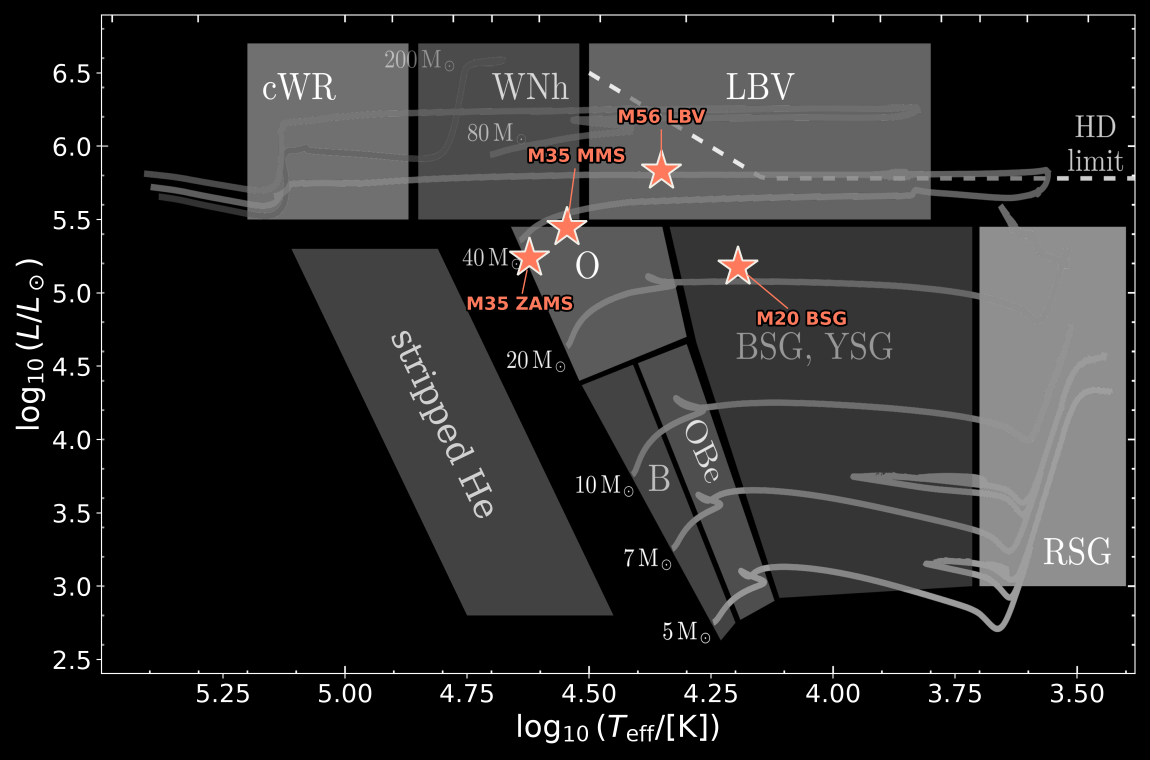
#> input picture hrd_3d_dark_vet.png, 2300 x 1520 px, given in place of paper_fig4.png, which was not available (shown at 1/2 size)
$ python dark_paper_fig4.py ../../../../../../..
#> lines starting #> are read from the running program, lines starting #| are printed output that depends on the picture; after the words box and inside, x2 and y2 are one past the last pixel; in counts of white or black regions, pixels touching at a corner belong together
"""Dark version of Ma+2026 Fig. 4 (raster crop img/paper_fig4.png -> img/paper_fig4_dark.png).

The three image panels and the three colour bars (body + extend triangles) keep their pixels
exactly; everything outside them (white background, black text, axes frames, ticks) is
inverted (255 - v), so the page shows it white on black.  Panel / colour-bar interiors are
found as the large regions enclosed by the figure's dark neutral outlines (axes frames,
colour-bar outlines), i.e. not reachable from the image border through light pixels.

usage: python3 dark_paper_fig4.py [PAGEDIR]   (default /resnick/home/jingze/ATHENAK/pages/bsg_li_caltech)
"""
import sys

import numpy as np
from PIL import Image
from scipy import ndimage as ndi

pd = (sys.argv[1] if len(sys.argv) > 1 else '/resnick/home/jingze/ATHENAK/pages/bsg_li_caltech').rstrip('/')
src, dst = pd + '/img/paper_fig4.png', pd + '/img/paper_fig4_dark.png'
im = Image.open(src).convert('RGB')
a = np.asarray(im).astype(np.int16)
mx, mn = a.max(axis=2), a.min(axis=2)
gray = a.mean(axis=2)
# dark neutral pixels = text, frames, outlines (low saturation, not light)
line = ((mx - mn) < 40) & (gray < 200)
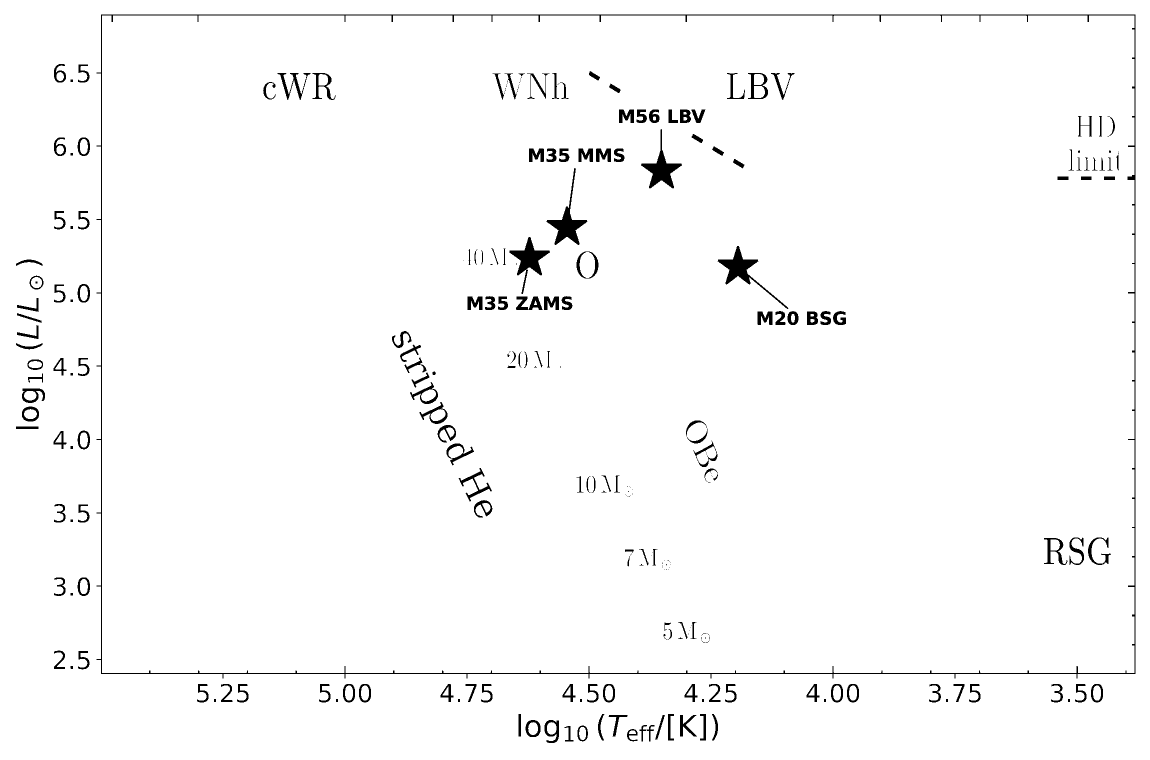
#> line: shape (1520, 2300) bool (shown at 1/2 size); 97.8% white; 279 black regions (90 under 20 px), largest, box (x1, y1, x2, y2) and area: (193, 29, 2271, 1357) 15203, (1435, 492, 1577, 618) 2805, (1093, 336, 1175, 490) 2765
# candidate interiors: everything that is not line; drop the part connected to the image border
lab, nl = ndi.label(~line)
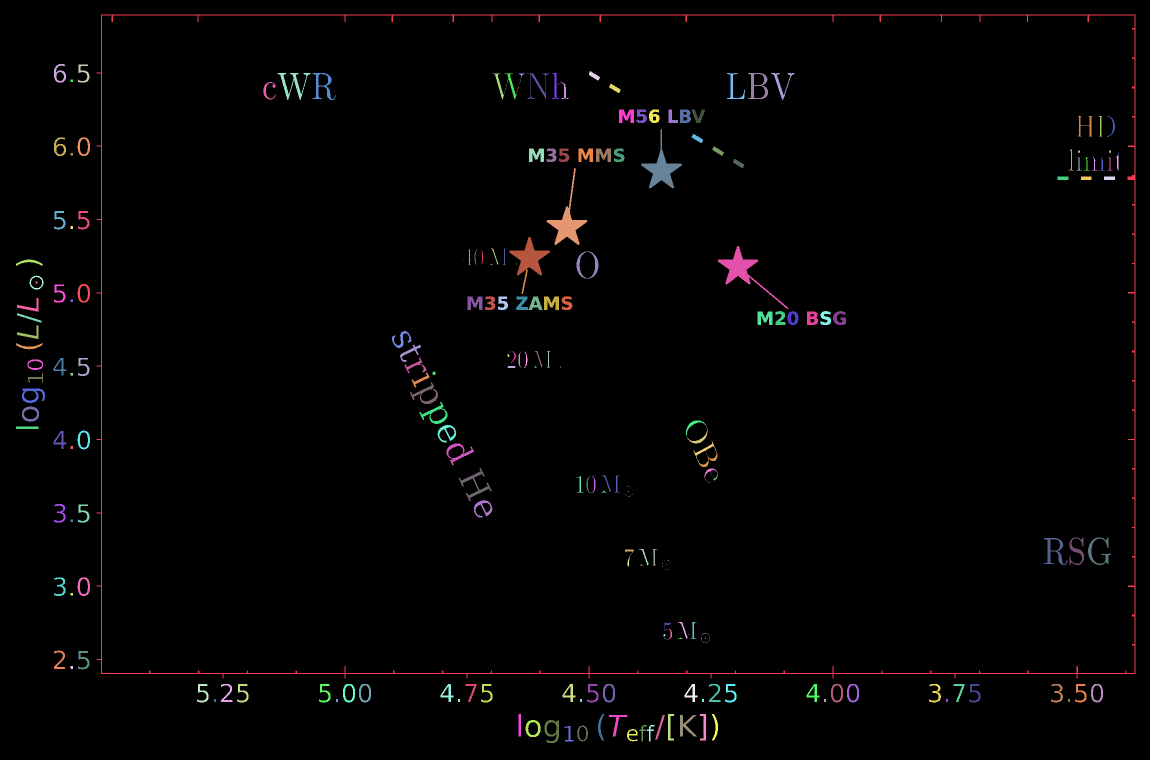
#> lab: shape (1520, 2300) int32 (shown at 1/2 size); 352 distinct labels, from 0 to 351; one colour per label, 0 black
#> nl = 351
border = np.unique(np.concatenate([lab[0], lab[-1], lab[:, 0], lab[:, -1]]))
#> border = [0]
border = border[border > 0]
#> border = empty array
cand = (lab > 0) & ~np.isin(lab, border)
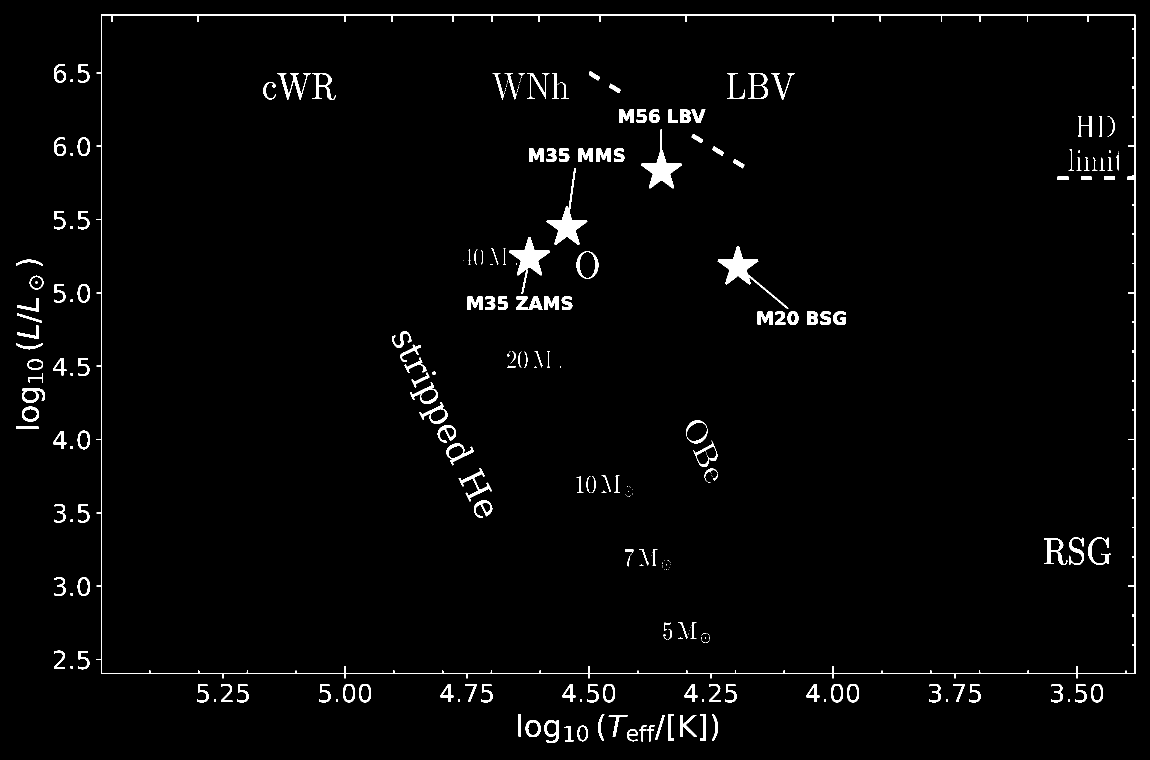
#> cand: shape (1520, 2300) bool (shown at 1/2 size); 2.2% white; 279 white regions (90 under 20 px), largest, box (x1, y1, x2, y2) and area: (193, 29, 2271, 1357) 15203, (1435, 492, 1577, 618) 2805, (1093, 336, 1175, 490) 2765
# keep only large enclosed regions (panels ~ 1e5 px, colour bars ~ 1e4 px; letter holes < 1e3)
lab2, n2 = ndi.label(cand)
#> n2 = 351
sizes = ndi.sum(cand, lab2, index=np.arange(1, n2 + 1))
#> sizes = 351 values, max 15203 at index 0, min 1 at index 23, mean 218.2
big = np.flatnonzero(sizes > 3000) + 1
#> big = [1]
keep = np.zeros_like(cand)
for k in big:
    keep |= ndi.binary_fill_holes(lab2 == k)   # restore any neutral pixels inside a panel
#> this loop made 1 pass
#> pass 1, `keep |= ndi.binary_fill_holes(lab2 == k)`:
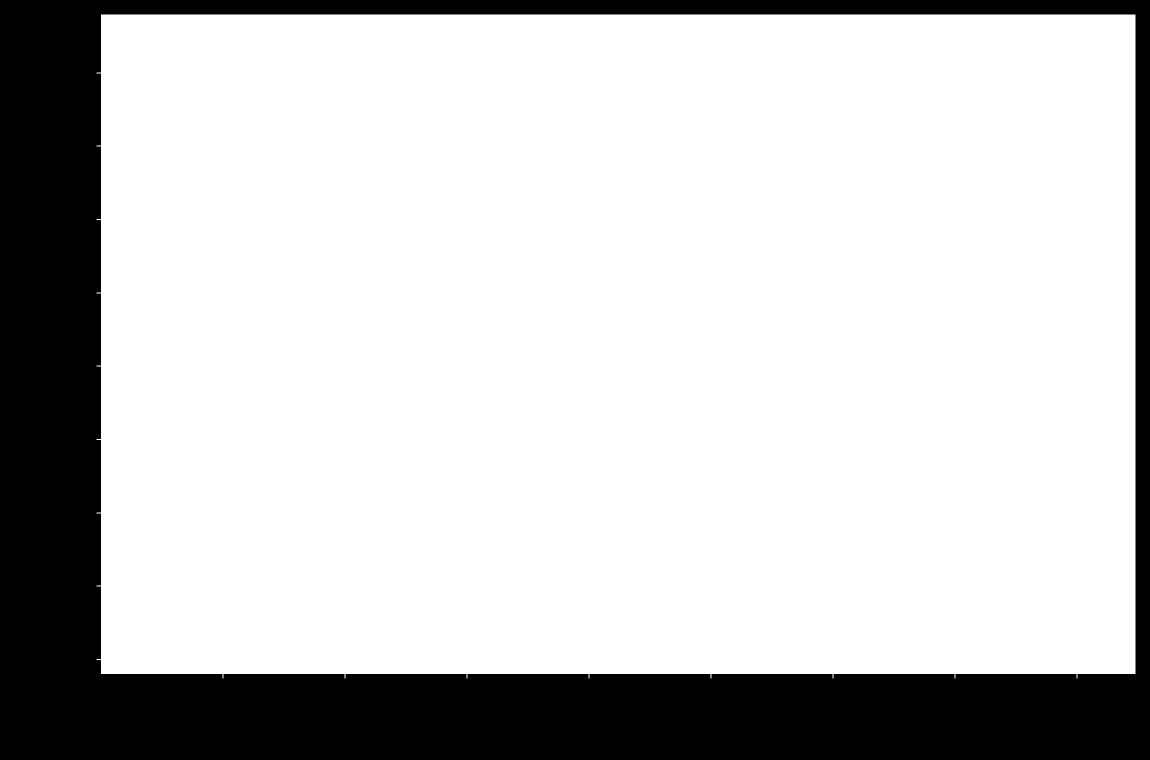
#> keep: shape (1520, 2300) bool (shown at 1/2 size); 78.1% white; 1 black region, box (x1, y1, x2, y2) and area: (0, 0, 2300, 1520) 766683
objs = ndi.find_objects(ndi.label(keep)[0])
#> objs = 1 item
print('kept regions (x0, x1, y0, y1, px):')
for s in objs:
    print('  ', s[1].start, s[1].stop, s[0].start, s[0].stop, int(keep[s].sum()))
#> (the run stopped early here; a loop or call above may not have finished)

$ run again, on hrd_3d_dark_vet_transparent.png
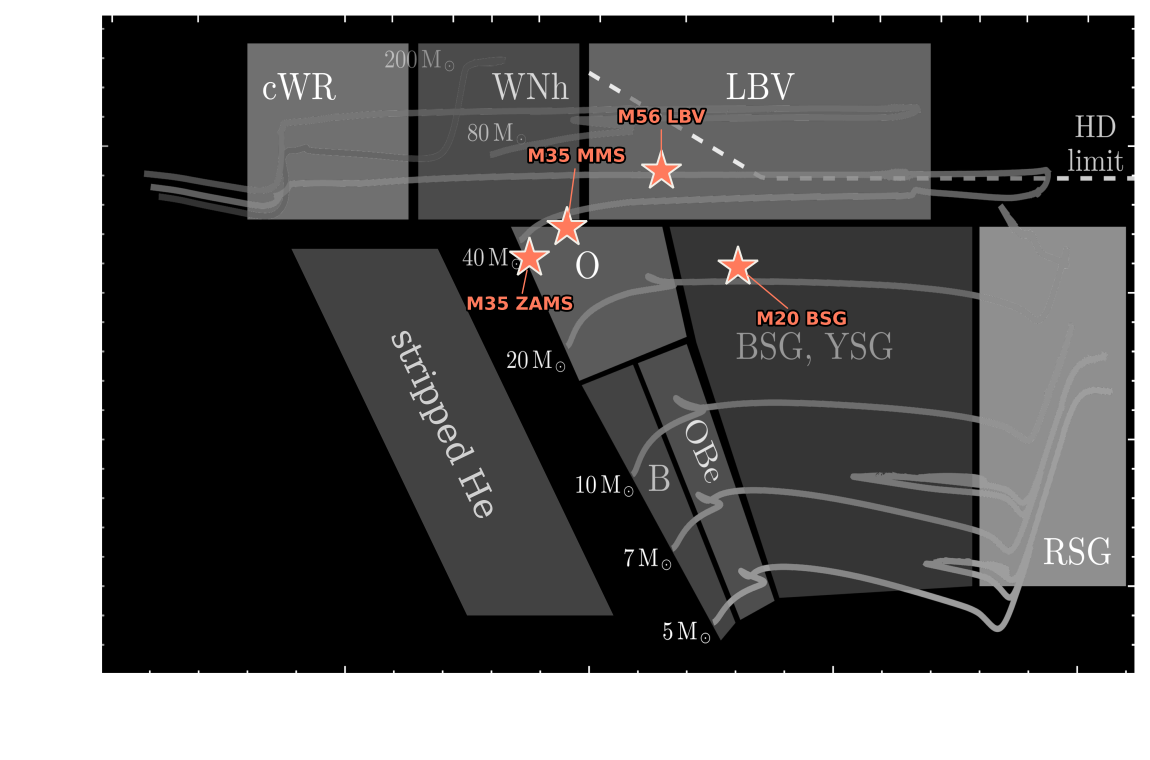
#> input picture hrd_3d_dark_vet_transparent.png, 2300 x 1520 px, given in place of paper_fig4.png, which was not available (shown at 1/2 size)
#> `line = ((mx - mn) < 40) & (gray < 200)`:
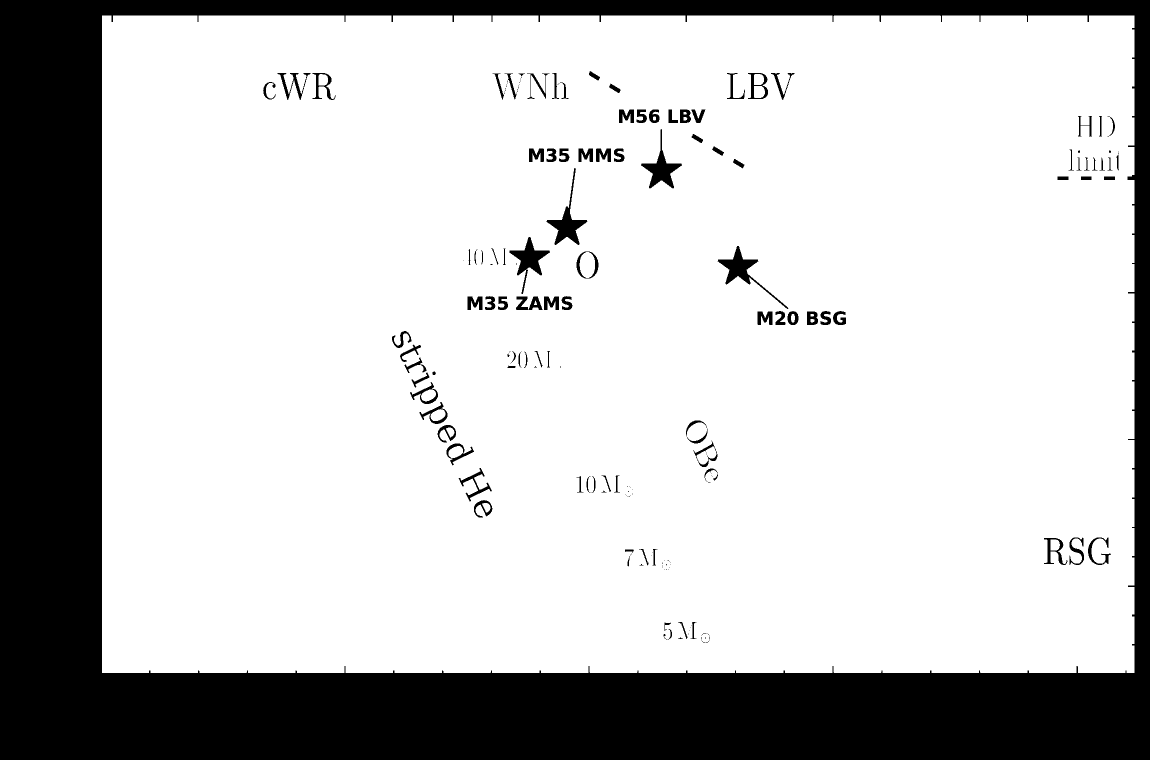
#> line: shape (1520, 2300) bool (shown at 1/2 size); 76.5% white; 193 black regions (89 under 20 px), largest, box (x1, y1, x2, y2) and area: (0, 0, 2300, 1520) 781886, (1435, 492, 1577, 618) 2805, (1093, 336, 1175, 490) 2765
#> lab: shape (1520, 2300) int32; 266 distinct labels, from 0 to 265
#> nl = 265
#> border = [1]
#> cand: shape (1520, 2300) bool; 1.1% white; 192 white regions (89 under 20 px), largest, box (x1, y1, x2, y2) and area: (1435, 492, 1577, 618) 2805, (1093, 336, 1175, 490) 2765, (1018, 474, 1100, 588) 2638
#> `lab2, n2 = ndi.label(cand)`:
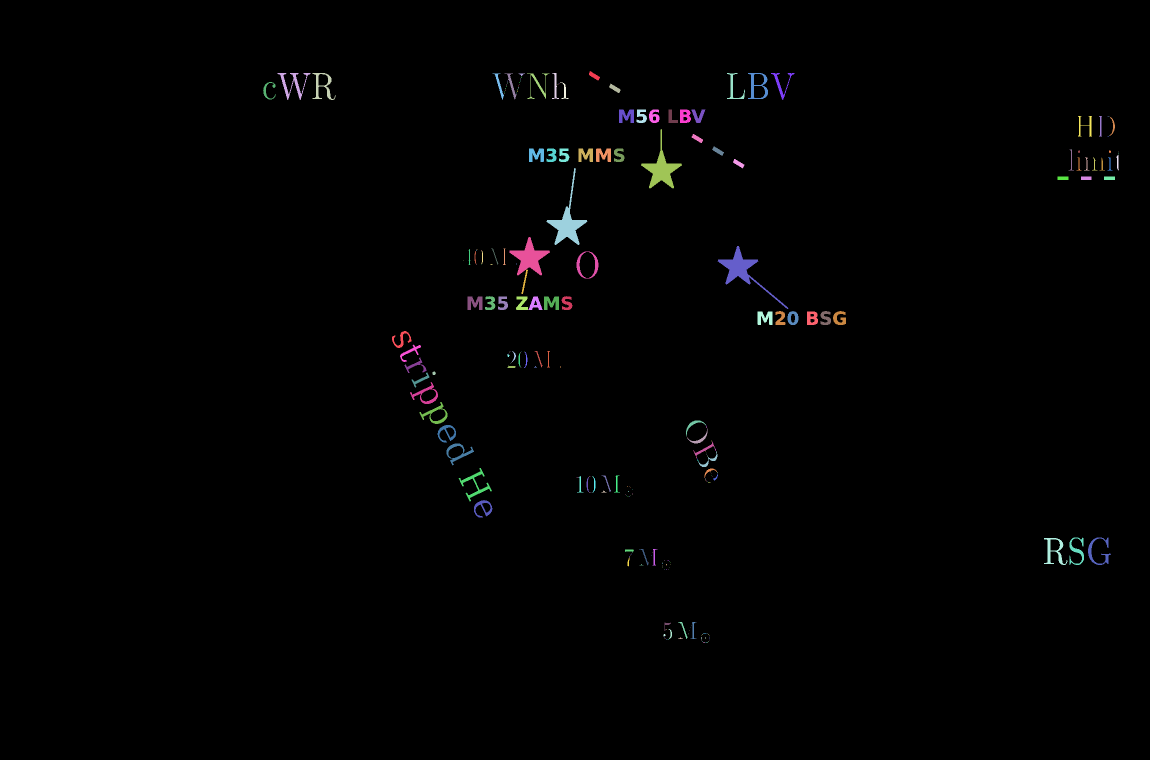
#> lab2: shape (1520, 2300) int32 (shown at 1/2 size); 265 distinct labels, from 0 to 264; one colour per label, 0 black
#> n2 = 264
#> sizes = 264 values, max 2805 at index 77, min 1 at index 19, mean 150
#> big = empty array
#> objs = []
